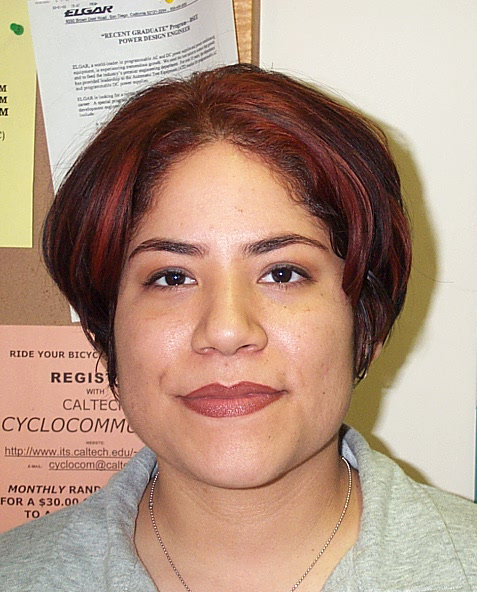
%> input picture images/DB0/db0_1.jpg, 477 x 592 px
$ octave --eval "result = eye_map(imread('images/DB0/db0_1.jpg'));"   (GNU Octave 9; MATLAB toolbox functions it lacks are replaced by stand-ins)
%> lines starting %> are read from the running program, lines starting %| are printed output that depends on the picture; in (x1, y1, x2, y2) boxes, pixels count from 0 and x2, y2 are one past the last pixel; in counts of white or black regions, pixels touching at a corner belong together; the program's own positions count from 1
function [out_image_illum] = eye_map(in_image)

%Test
%in_image = imread("images/DB0/db0_1.jpg");

%Convert RGB color values to YCbCr color space
chroma_img = rgb2ycbcr(in_image);
%> chroma_img: size 592x477x3 uint8; mean of channels 1, 2, 3 151.7, 115.8, 142.1

%color channels scaling
Y = uint16(255 * mat2gray(chroma_img(:,:,1)));
Cb = uint16(255 * mat2gray(chroma_img(:,:,2)));
Cr = uint16(255 * mat2gray(chroma_img(:,:,3)));
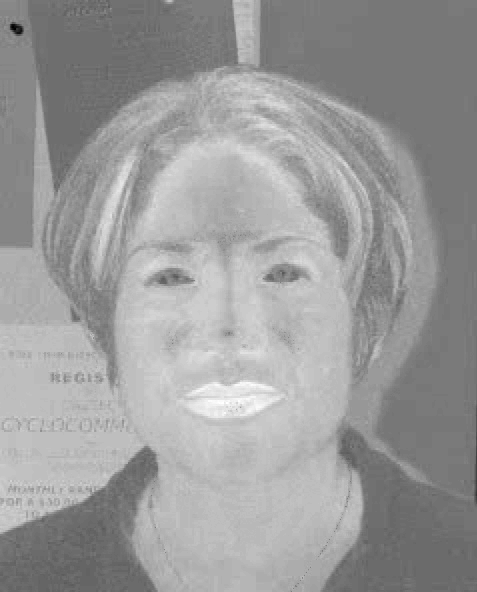
%> Cr: size 592x477 uint16; min 0, max 255, mean 154.7

Cr_negative = 255 - Cr;
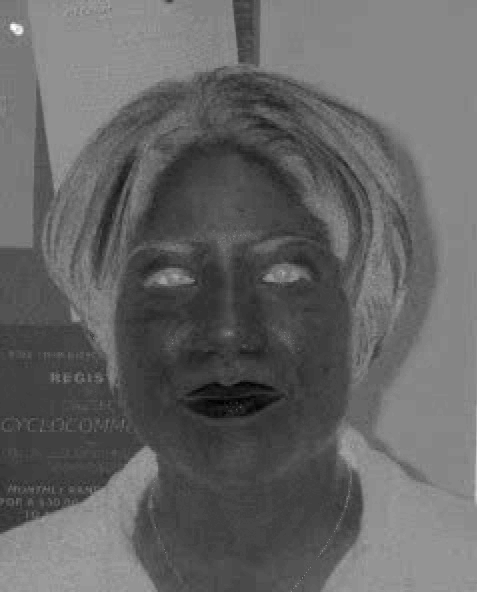
%> Cr_negative: size 592x477 uint16; min 0, max 255, mean 100.3

%First eye map
EyeMapC = (1/3).*(Cb.^2 + Cr_negative.^2 + (Cb./Cr));
EyeMapC = im2double(histeq(EyeMapC)); %Send back?
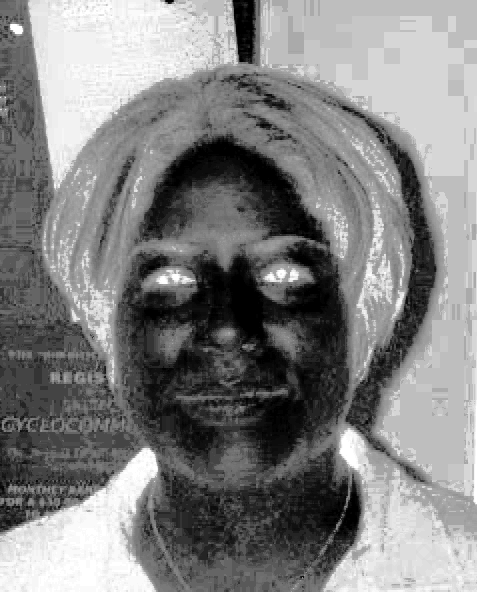
%> EyeMapC: size 592x477 double; min 0, max 1, mean 0.508

SE = strel('disk', 4);
%Second eye map
Dilate = imdilate(Y,SE);
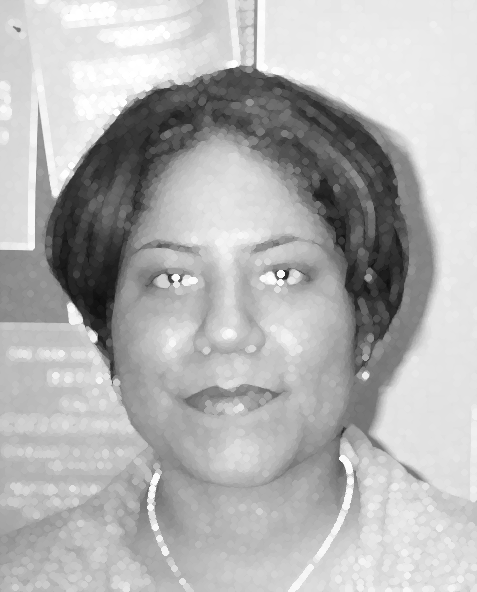
%> Dilate: size 592x477 uint16; min 14, max 255, mean 179
Erode = imerode(Y,SE);
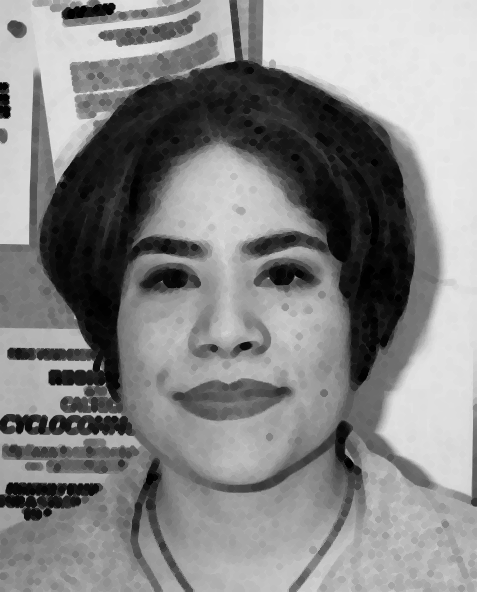
%> Erode: size 592x477 uint16; min 0, max 234, mean 133

EyeMapL = Dilate./(Erode+1);
EyeMapL = im2double(histeq(EyeMapL));
%> EyeMapL: size 592x477 double; every value is 1

%Combination of Cr and Cb
EyeMap = EyeMapC.* EyeMapL;
EyeMap = histeq(EyeMap);

EyeMap = EyeMap > 0.85;
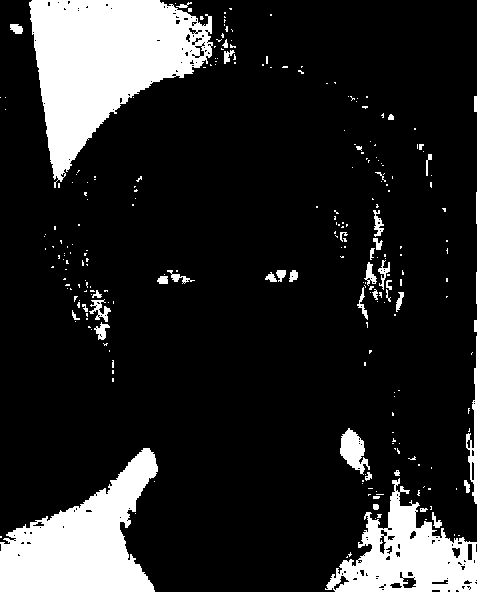
%> EyeMap: size 592x477 logical; 15.3% white; 257 white regions (211 under 20 px), largest, box (x1, y1, x2, y2) and area: (29, 0, 213, 188) 18260, (0, 448, 158, 592) 12230, (325, 478, 477, 592) 7948

%Normalize
EyeMap = uint8(255 * mat2gray(EyeMap));

out_image_illum = imdilate(EyeMap,SE);
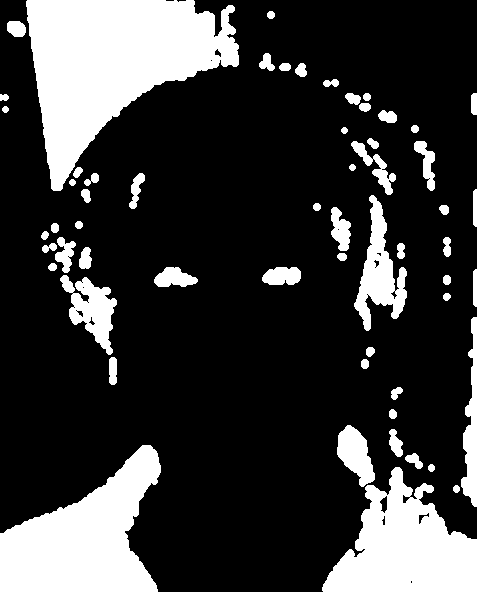
%> out_image_illum: size 592x477 uint8; 22.2% white; 59 white regions, largest, box (x1, y1, x2, y2) and area: (26, 0, 239, 191) 21631, (0, 445, 161, 592) 13705, (322, 467, 477, 592) 11307

%imshow(out_image_illum)

$ run again, on images/DB0/db0_2.jpg
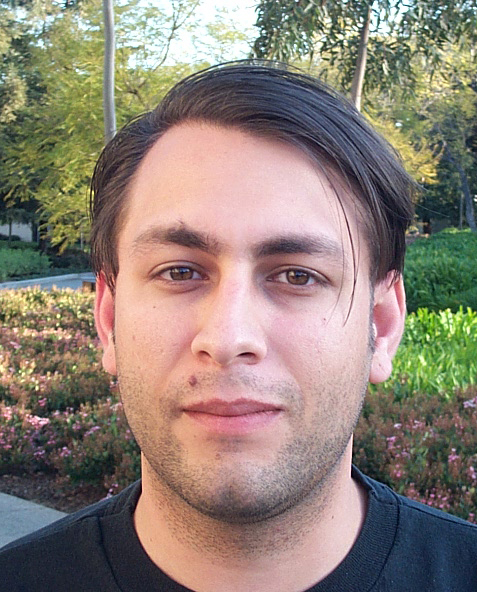
%> input picture images/DB0/db0_2.jpg, 477 x 592 px
%> chroma_img: size 592x477x3 uint8; mean of channels 1, 2, 3 129.5, 121.6, 134.4
%> in eye_map, `EyeMap = EyeMap > 0.85;`:
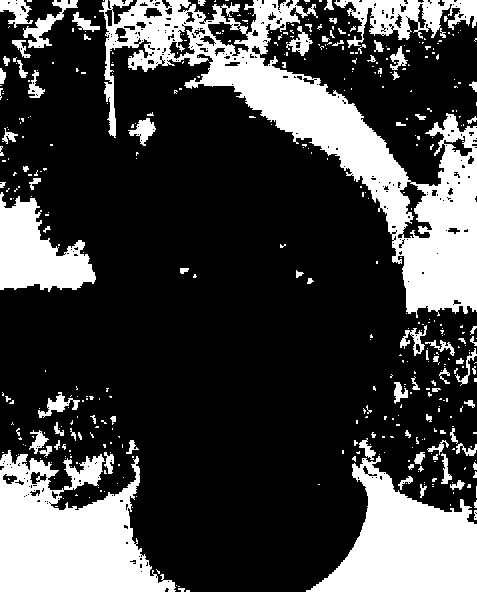
%> EyeMap: size 592x477 logical; 26.6% white; 439 white regions (355 under 20 px), largest, box (x1, y1, x2, y2) and area: (99, 0, 477, 318) 29221, (0, 450, 176, 592) 15913, (306, 456, 477, 592) 12449
%> in eye_map, `out_image_illum = imdilate(EyeMap,SE);`:
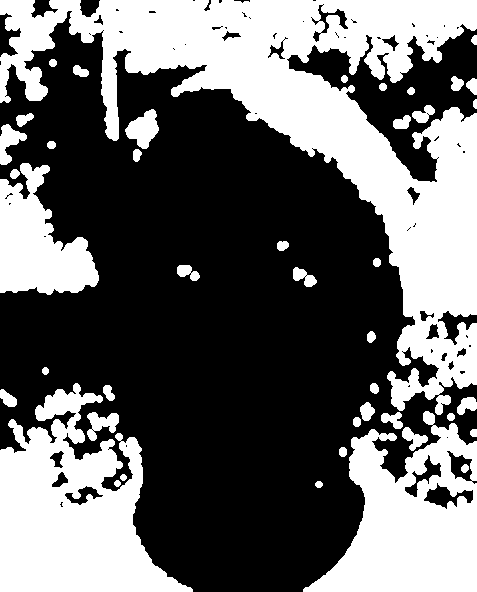
%> out_image_illum: size 592x477 uint8; 40.2% white; 43 white regions, largest, box (x1, y1, x2, y2) and area: (0, 0, 477, 415) 59620, (0, 383, 193, 592) 22676, (303, 411, 477, 592) 17749

$ run again, on images/DB0/db0_4.jpg
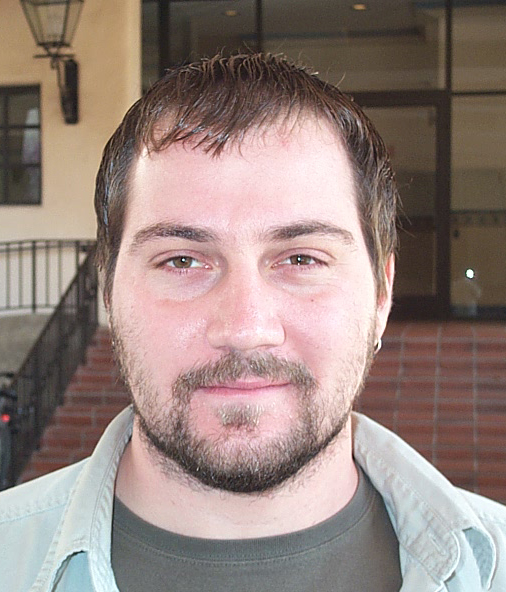
%> input picture images/DB0/db0_4.jpg, 506 x 592 px
%> chroma_img: size 592x506x3 uint8; mean of channels 1, 2, 3 133.4, 122.8, 136.3
%> in eye_map, `out_image_illum = imdilate(EyeMap,SE);`:
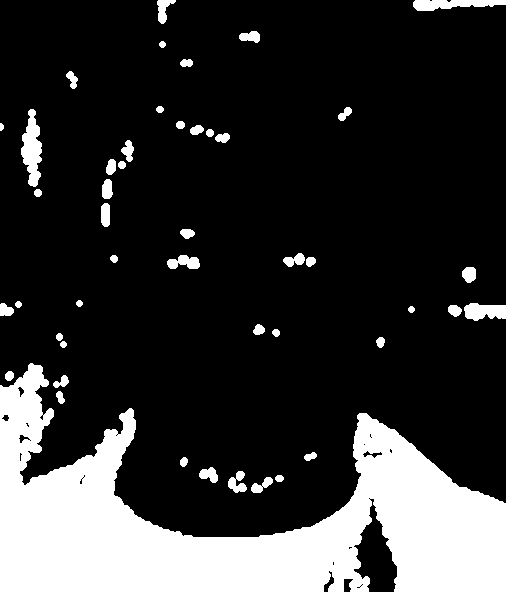
%> out_image_illum: size 592x506 uint8; 19.9% white; 47 white regions, largest, box (x1, y1, x2, y2) and area: (0, 363, 506, 592) 52730, (21, 109, 42, 187) 996, (413, 0, 506, 11) 706
